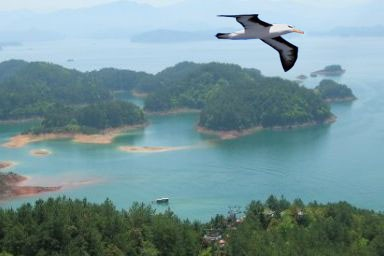
#> input picture compressed.jpg, 384 x 256 px, given as the content of the folder ../CASIA22/Au, which was not available
$ jupyter execute --allow-errors mobilenet+attention.ipynb
#> lines starting #> are read from the running program, lines starting #| are printed output that depends on the picture; pictures that were not available may be replaced by others from this repository, and a replacement may not be noted
#> in prepare_dataset, img is the input picture: shape (256, 384, 3); mean B, G, R 153.2, 148, 117.6
[cell 1]
import os
import cv2
import numpy as np
import tensorflow as tf
from tensorflow.keras.applications import MobileNetV2
from tensorflow.keras.layers import (
    Input,
    Flatten,
    Dense,
    Dropout,
    GlobalAveragePooling2D,
)
from tensorflow.keras.models import Model
from tensorflow.keras.preprocessing.image import ImageDataGenerator
from tensorflow.keras.optimizers import Adam
from tensorflow.keras.callbacks import EarlyStopping, ReduceLROnPlateau
from sklearn.model_selection import train_test_split
from sklearn.metrics import (
    classification_report,
    confusion_matrix,
    roc_curve,
    precision_recall_curve,
)
import matplotlib.pyplot as plt
import seaborn as sns
from PIL import Image, ImageChops, ImageEnhance

[cell 2]
def gaussian_blur_difference(image):
    """Apply Gaussian blur and compute absolute difference."""
    gray = cv2.cvtColor(image, cv2.COLOR_BGR2GRAY)
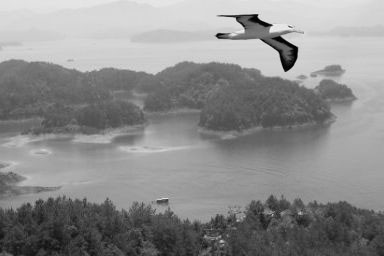
#> gray: shape (256, 384); min 0, max 248, mean 139.5
    blurred = cv2.GaussianBlur(gray, (5, 5), 0)
    diff = cv2.absdiff(gray, blurred)
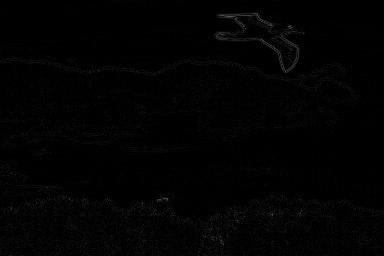
#> diff: shape (256, 384); min 0, max 87, mean 2.3
    return cv2.cvtColor(diff, cv2.COLOR_GRAY2BGR)


def error_level_analysis(image, quality=98):
    """Perform Error Level Analysis (ELA) on an image."""
#> called with quality = 98
    try:
        im = Image.fromarray(cv2.cvtColor(image, cv2.COLOR_BGR2RGB))
        temp_compressed = "temp_compressed.jpg"
        im.save(temp_compressed, "JPEG", quality=quality)
        compressed = Image.open(temp_compressed)
        ela_image = ImageChops.difference(im, compressed)
        ela_image = ImageEnhance.Brightness(ela_image).enhance(5)
        os.remove(temp_compressed)
        return cv2.cvtColor(np.array(ela_image), cv2.COLOR_RGB2BGR)
    except Exception as e:
        print(f"ELA Error: {e}")
        return None


def preprocess_image(image, image_size=(224, 224)):
    """Apply Gaussian Blur Difference and Error Level Analysis."""
    gb_diff = gaussian_blur_difference(image)
    ela_image = error_level_analysis(image)
    if ela_image is None:
        return None
    gb_resized = cv2.resize(gb_diff, image_size)
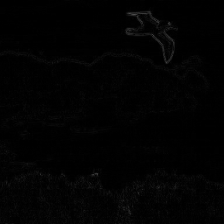
#> gb_resized: shape (224, 224, 3); min 0, max 78, mean 2.3
    ela_resized = cv2.resize(ela_image, image_size)
    return cv2.addWeighted(gb_resized, 0.1, ela_resized, 0.9, 0)
#> returned value: shape (224, 224, 3)

[cell 3]
def prepare_dataset(dataset_path, image_size=(224, 224), data_limit=None):
    """Load and preprocess images, returning feature matrix X and labels y."""
    X, y = [], []
    for class_name in ["Au", "Tp"]:
        class_path = os.path.join(dataset_path, class_name)
        label = 0 if class_name == "Au" else 1
        data_list = (
            os.listdir(class_path)[0:data_limit]
            if data_limit
            else os.listdir(class_path)
        )
        for img_file in data_list:
            if img_file.lower().endswith(
                (".png", ".jpg", ".jpeg", ".tif", ".tiff", ".bmp")
            ):
                img = cv2.imread(os.path.join(class_path, img_file))
                processed_img = preprocess_image(img, image_size)
                if processed_img is not None:
                    X.append(processed_img)
                    y.append(label)
    return np.array(X), np.array(y)

[cell 4]
import tensorflow as tf
from tensorflow.keras.layers import (
    Input,
    Dense,
    Dropout,
    GlobalAveragePooling2D,
    GlobalMaxPooling2D,
    Reshape,
    Add,
    Multiply,
    Activation,
    Lambda,
    Concatenate,
    Conv2D
)
from tensorflow.keras.models import Model
from tensorflow.keras.applications import MobileNetV2
from tensorflow.keras.optimizers import Adam
from tensorflow.keras import regularizers

# [60 lines left out: function cbam_module, not called in this run]

def build_model_with_fine_tuning(input_shape=(224, 224, 3), fine_tune_at=50):
    """
    Builds and compiles a MobileNetV2 model with a CBAM module,
    implementing a fine-tuning strategy for better performance.

    Args:
        input_shape (tuple): The shape of the input images, e.g., (224, 224, 3).
        fine_tune_at (int): The layer index from which to start unfreezing and
                            training the base model layers. MobileNetV2 has 154 layers.
                            A value of 100 means the last 54 layers will be trainable.

    Returns:
        A compiled Keras Model ready for training.
    """
    # --- 1. Load the Pre-Trained Base Model ---
    # We use MobileNetV2 pre-trained on ImageNet. `include_top=False` removes the
    # original final classification layer.
    base_model = MobileNetV2(input_shape=input_shape,
                             include_top=False,
                             weights='imagenet')

    # --- 2. Set Up the Fine-Tuning Strategy ---
    # This is the most critical change for improving performance.
    # Instead of freezing the entire base model, we make it trainable and then
    # freeze only the first `fine_tune_at` layers. The earlier layers in a CNN
    # learn very general features (like edges, colors), which are useful for most tasks.
    # The later layers learn more complex, task-specific features, which we want to adapt.
    base_model.trainable = True

    for layer in base_model.layers[:fine_tune_at]:
        layer.trainable = False

    print(f"Total layers in base_model: {len(base_model.layers)}")
    print(f"Number of trainable layers: {len(base_model.trainable_variables)}")

    # --- 3. Build the Model Architecture ---
    # Start with the input tensor.
    inputs = Input(shape=input_shape)

    # Pass the inputs through the base model.
    # We set `training=False` to ensure that BatchNormalization layers
    # run in inference mode, using their learned moving average and variance.
    # This is important when fine-tuning, as it prevents the new data from
    # drastically shifting the learned statistics of the pre-trained layers.
    x = base_model(inputs, training=False)

    # Apply our CBAM module to the output of the base model to refine its features.
    x = cbam_module(x)

    # Pool the refined features before passing them to the classifier.
    x = GlobalAveragePooling2D()(x)
    x = Dropout(0.2)(x) # A small dropout for regularization.

    # Add a new classifier head. A single dense layer is often sufficient for
    # transfer learning and reduces the risk of overfitting.
    x = Dense(128, activation='relu', kernel_regularizer=regularizers.l2(0.001))(x)
    x = Dropout(0.5)(x) # More aggressive dropout before the final layer.

    # Final output layer for binary classification.
    outputs = Dense(1, activation='sigmoid')(x)

    # --- 4. Create and Compile the Final Model ---
    model = Model(inputs, outputs)

    # Compile the model. A very low learning rate is crucial for fine-tuning.
    # It prevents the model from destroying the pre-trained weights.
    model.compile(
        optimizer=Adam(learning_rate=2e-4),  # Start with a low learning rate.
        loss="binary_crossentropy",
        metrics=["accuracy", tf.keras.metrics.AUC(name='auc')]
    )

    return model

# --- How to Use and Train ---
# 1. Build the model.
#    You can adjust `fine_tune_at` based on your dataset size and similarity to ImageNet.
#    A smaller dataset might benefit from freezing more layers (a larger `fine_tune_at` value).
# model = build_model_with_fine_tuning(input_shape=(224, 224, 3), fine_tune_at=100)

# 2. Display the model summary to verify the architecture and trainable parameters.
# model.summary()

# 3. Train the model on your dataset.
#    Assume you have `train_dataset` and `validation_dataset` as tf.data.Dataset objects.
# history = model.fit(train_dataset,
#                     epochs=20,  # Train for a sufficient number of epochs
#                     validation_data=validation_dataset)

# 4. (Optional) Further Fine-Tuning:
#    After an initial training phase, you can sometimes achieve even better results by
#    unfreezing more layers (or the entire model) and continuing to train with an
#    even smaller learning rate (e.g., 1e-6). This should be done carefully to
#    avoid overfitting.

[cell 5]
# [27 lines left out: function train_model, not called in this run]

[cell 6]
# [43 lines of commented-out code are left out]


import matplotlib.pyplot as plt
import seaborn as sns
from sklearn.metrics import (
    classification_report,
    confusion_matrix,
    roc_curve,
    precision_recall_curve,
)

# [57 lines left out: function evaluate_model, not called in this run]

[cell 7]
# Step 1: Build model
image_size = (224, 224,3)
#> (the rest of this cell did not finish here and is left out)

[cell 8]
image_size = (224, 224)
# Step 2: Define dataset path and image size
dataset_path = r"../CASIA22"

# Step 3: Prepare dataset
X, y = prepare_dataset(dataset_path, image_size)
#> y = [0, 1]

#> (a cell that did not finish here is left out)

#> (a cell that did not finish here is left out)

[cell 11]
# [35 lines left out: function plot_training_curves, not called in this run]


# Step 6: Plot training curves
#> (the rest of this cell did not finish here and is left out)

[cell 12]
import matplotlib.pyplot as plt
import numpy as np
import seaborn as sns
from matplotlib.patches import Rectangle

# Set style for better-looking plots
plt.style.use('seaborn-v0_8-darkgrid')
sns.set_palette("husl")

# [243 lines left out: functions plot_training_curves, print_training_analysis, plot_simple_training_curves, not called in this run]

# Example usage:
# plot_training_curves(history)  # Enhanced version
# plot_simple_training_curves(history)  # Simple enhanced version

#> (a cell that did not finish here is left out)

[cell 14]
import matplotlib.pyplot as plt

recall = 487 / (487 + 25)

# Simulated x-axis range for thresholds (just for visualization)
thresholds = [0.0, 1.0]

plt.figure(figsize=(6, 4))
plt.plot(thresholds, [recall, recall], label=f'Recall = {recall:.2f}', color='blue')
plt.ylim(0, 1)
plt.xlabel("Threshold (simulated)")
plt.ylabel("Recall")
plt.title("Static Recall at Threshold = 0.5")
plt.legend()
plt.grid(True)
plt.show()
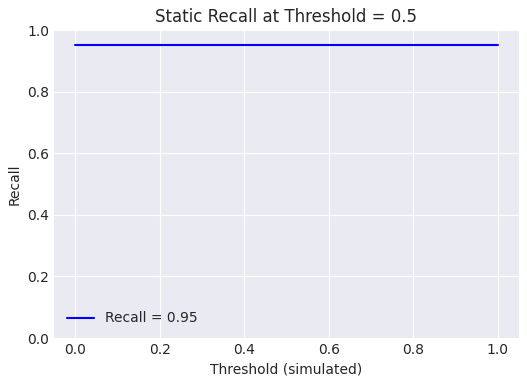
#> figure drawn by matplotlib, 1 panel
